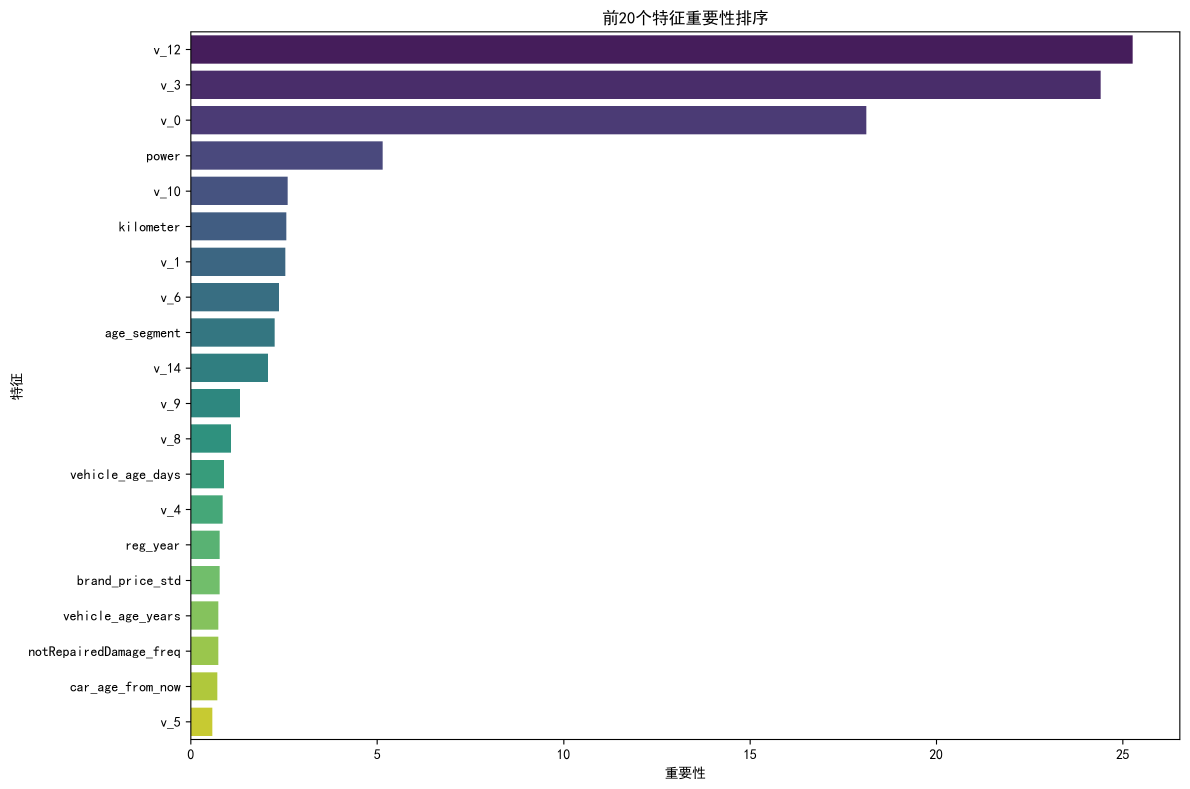
#> input picture feature_importance.png, 3568 x 2367 px (shown at 1/3 size)
$ python -i feature_engineering_and_catboost.py   (imports and definitions only)
#> lines starting #> are read from the running program, lines starting #| are printed output that depends on the picture
#!/usr/bin/env python
# coding: utf-8

# In[1]:


# -*- coding: utf-8 -*-
"""
二手车价格预测 - 高级特征工程与CatBoost建模
"""

import pandas as pd
import numpy as np
import matplotlib.pyplot as plt
import seaborn as sns
from catboost import CatBoostRegressor, Pool
from sklearn.metrics import mean_squared_error, mean_absolute_error, r2_score
from sklearn.model_selection import train_test_split
import joblib
import datetime
import warnings
# [1 line not run here, left out]

# 设置中文显示
plt.rcParams['font.sans-serif'] = ['SimHei']
plt.rcParams['axes.unicode_minus'] = False

def load_data():
    """
    加载原始数据
    """
    print("正在加载数据...")
    # 加载训练集
    train_data = pd.read_csv('used_car_train_20200313.csv', sep=' ')
    # 加载测试集
    test_data = pd.read_csv('used_car_testB_20200421.csv', sep=' ')

    print(f"训练集形状: {train_data.shape}")
    print(f"测试集形状: {test_data.shape}")

    return train_data, test_data

# [19 lines left out: function preprocess_data, not called in this run]

# 加载数据
# [1 line that did not run here, left out]

# 预处理数据
# [1 line that did not run here, left out]
# [1 line not run here, left out]


# In[2]:


# [49 lines left out: function create_time_features, not called in this run]

# 创建时间特征
# [1 line that did not run here, left out]
# [2 lines not run here, left out]


# In[3]:


# [35 lines left out: function create_car_features, not called in this run]

# 创建车辆特征
# [1 line that did not run here, left out]
# [1 line not run here, left out]


# In[4]:


# [25 lines left out: function create_statistical_features, not called in this run]

# 找回训练集的索引
# [1 line that did not run here, left out]
# [1 line that did not run here, left out]

# 创建统计特征
# [1 line that did not run here, left out]
# [1 line not run here, left out]


# In[5]:


# [22 lines left out: function encode_categorical_features, not called in this run]

# 编码分类特征
# [1 line that did not run here, left out]
# [1 line not run here, left out]


# In[6]:


def create_additional_features(data):
    """
    创建额外的特征
    """
    print("创建额外特征...")

    # 交叉特征
    data['brand_bodyType'] = data['brand'].astype(str) + '_' + data['bodyType'].astype(str)
    data['brand_fuelType'] = data['brand'].astype(str) + '_' + data['fuelType'].astype(str)
    data['brand_gearbox'] = data['brand'].astype(str) + '_' + data['gearbox'].astype(str)
    data['model_bodyType'] = data['model'].astype(str) + '_' + data['bodyType'].astype(str)
    data['brand_notRepairedDamage'] = data['brand'].astype(str) + '_' + data['notRepairedDamage'].astype(str)

    # power离散化
    data['power_bin'] = pd.cut(data['power'], bins=[0, 60, 120, 200, 400, float('inf')], labels=['very_low', 'low', 'medium', 'high', 'very_high'])

    # 统计特征
    brand_model_count = data.groupby(['brand', 'model']).size().reset_index(name='brand_model_count')
    brand_count = data.groupby('brand').size().reset_index(name='brand_count')
    brand_model_stats = brand_model_count.merge(brand_count, on='brand')
    brand_model_stats['brand_model_count_ratio'] = brand_model_stats['brand_model_count'] / brand_model_stats['brand_count']
    data = data.merge(brand_model_stats[['brand', 'model', 'brand_model_count_ratio']], on=['brand', 'model'], how='left')

    # 相对特征
    brand_power_mean = data.groupby('brand')['power'].mean().reset_index(name='brand_power_mean')
    data = data.merge(brand_power_mean, on='brand', how='left')
    data['power_brand_ratio'] = data['power'] / data['brand_power_mean']

    brand_kilometer_mean = data.groupby('brand')['kilometer'].mean().reset_index(name='brand_kilometer_mean')
    data = data.merge(brand_kilometer_mean, on='brand', how='left')
    data['kilometer_brand_ratio'] = data['kilometer'] / data['brand_kilometer_mean']

    # 异常值检测特征
    data['power_zscore'] = (data['power'] - data['power'].mean()) / data['power'].std()
    data['kilometer_zscore'] = (data['kilometer'] - data['kilometer'].mean()) / data['kilometer'].std()
    data['combined_outlier_score'] = data['power_zscore'].abs() + data['kilometer_zscore'].abs()

    return data

# 创建额外特征
# [1 line that did not run here, left out]
# [7 lines not run here, left out]


# In[7]:


# [37 lines left out: function feature_selection, not called in this run]

# 特征选择和最终准备
# [1 line that did not run here, left out]
# [1 line not run here, left out]


# In[8]:


#data[['offerType', 'seller']]
#data['offerType'].value_counts()
#data['seller'].value_counts()


# In[8]:


# 分离训练集和测试集
# [1 line that did not run here, left out]
# [1 line that did not run here, left out]

# 划分训练集和验证集
# [3 lines that did not run here, left out]

# 保存处理后的数据
# [9 lines not run here, left out]


# In[9]:


# [45 lines left out: function train_catboost_model, not called in this run]

# 训练CatBoost模型
# [1 line that did not run here, left out]


# In[13]:


# [33 lines left out: function evaluate_model, not called in this run]

# 评估模型
# [1 line that did not run here, left out]


# In[14]:


# [27 lines left out: function plot_feature_importance, not called in this run]

# 绘制特征重要性
# [1 line that did not run here, left out]


# In[15]:


# [21 lines left out: function predict_test_data, not called in this run]

# 预测测试集
# [29 lines not run here, left out]

>>> import cv2
>>> picture = cv2.imread('feature_importance.png', cv2.IMREAD_GRAYSCALE)
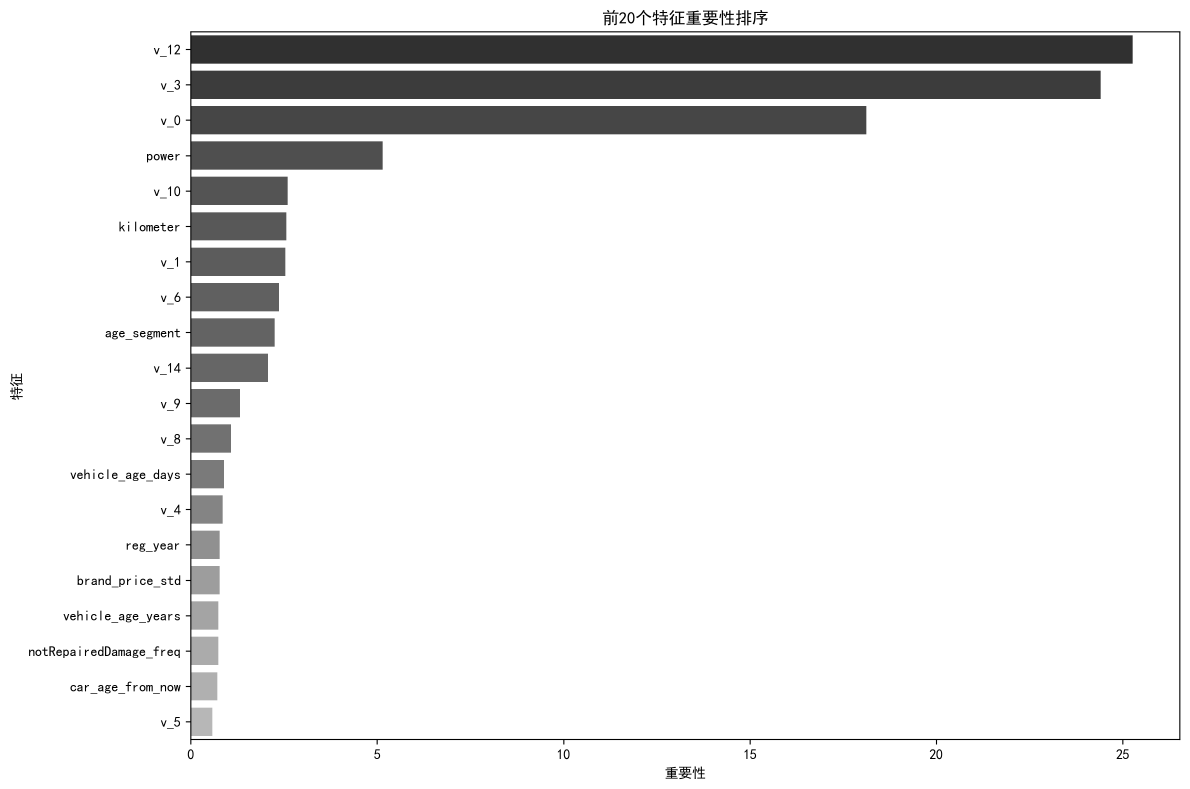
#> picture: shape (2367, 3568) (shown at 1/3 size); min 0, max 255, mean 233.3
#> (the run stopped early here; a loop or call above may not have finished)

$ run again, on prediction_vs_actual.png
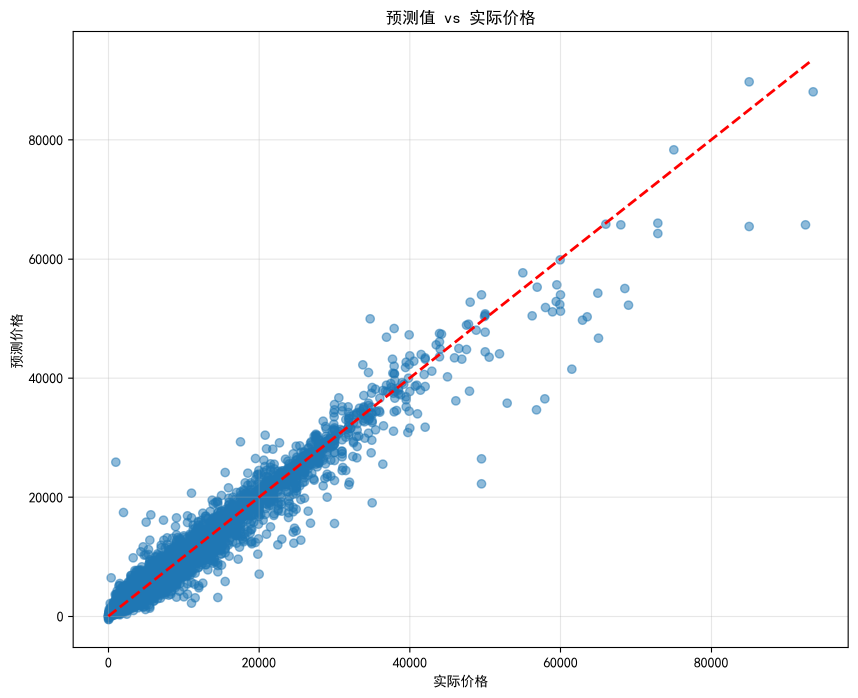
#> input picture prediction_vs_actual.png, 2574 x 2092 px (shown at 1/3 size)
#> `picture = cv2.imread('feature_importance.png', cv2.IMREAD_GRAYSCALE)`:
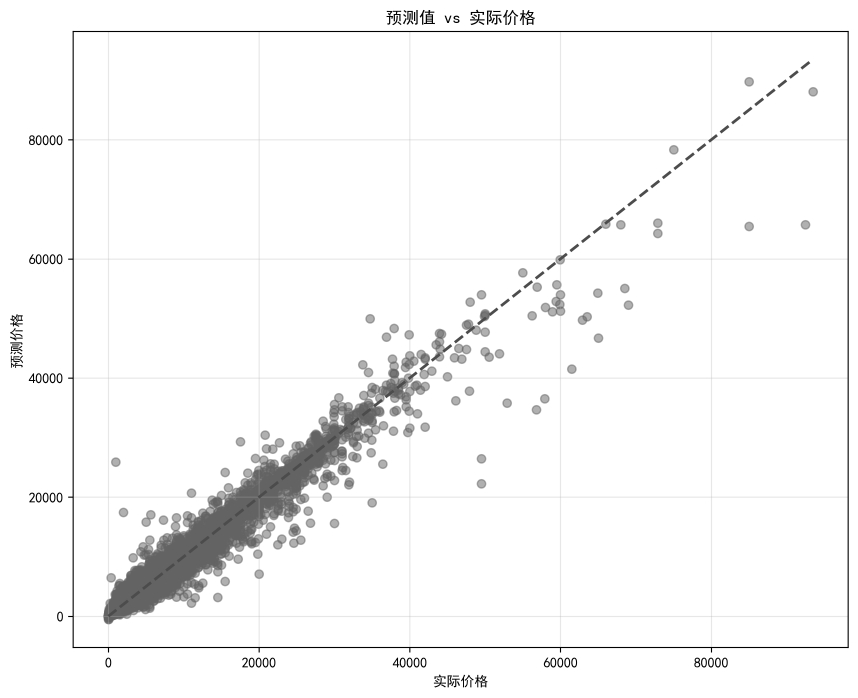
#> picture: shape (2092, 2574) (shown at 1/3 size); min 0, max 255, mean 246.6
